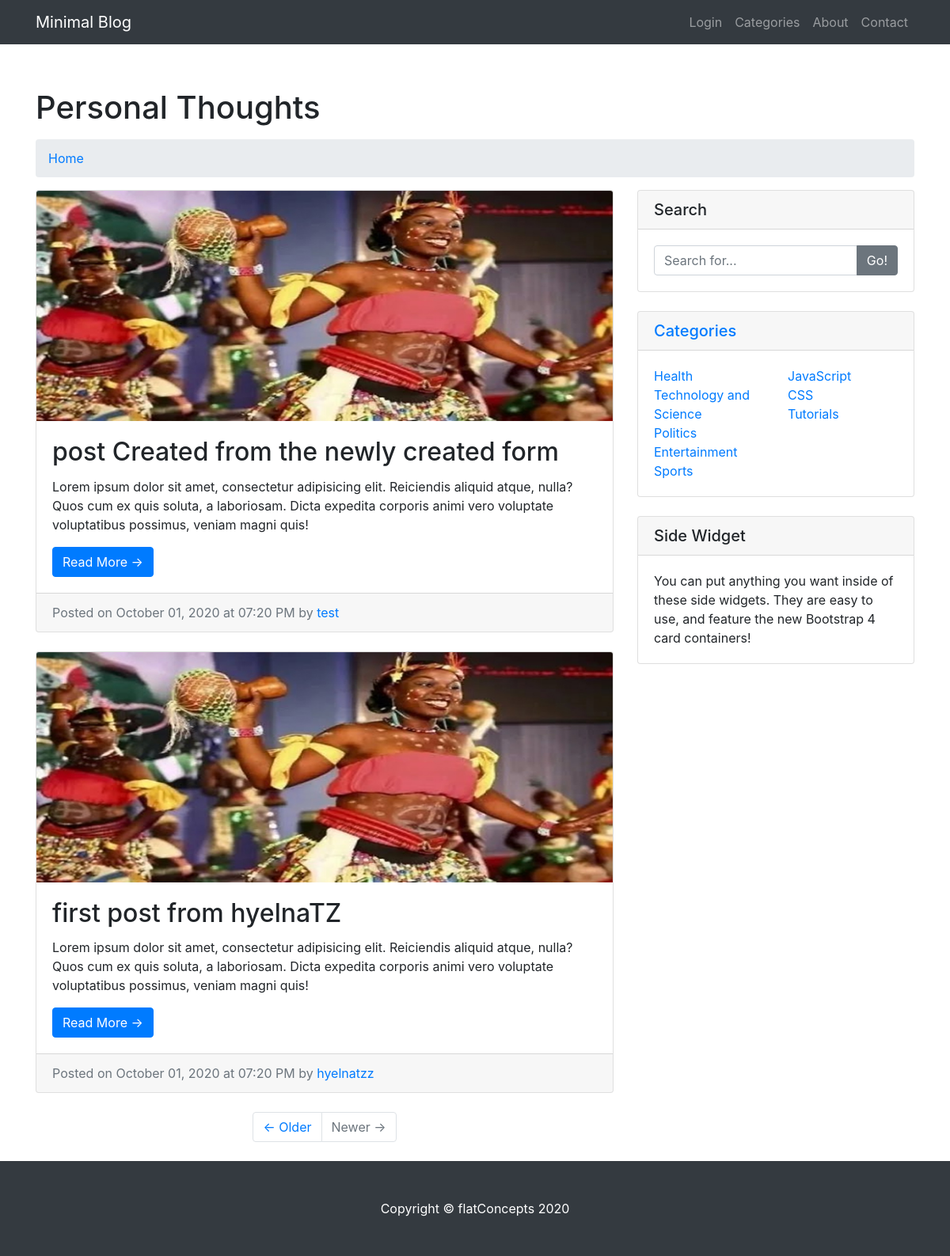
The page / on the database its author committed.
### models.py (models this page shows, shortened)
class Post(db.Model, UserMixin):
    __tablename__ = 'post'
    id = db.Column(db.Integer,
                   primary_key=True)
    title = db.Column(db.String(200),
                      nullable=False,
                      unique=False)
    subtitle = db.Column(db.String(200),
                         unique=False,
                         nullable=True)
    body = db.Column(db.Text,
                     unique=False,
                     nullable=False)
    date_created = db.Column(db.String,
                             nullable=False,
                             default=datetime.now())
    tags = db.Column(db.String(50),
                     unique=False,
                     nullable=True)
    author_id = db.Column(db.Integer,
                          db.ForeignKey('users.id'),
                          nullable=False)
    category_id = db.Column(db.Integer,
                            db.ForeignKey('categories.id'),
                            nullable=False)
    published = db.Column(db.Boolean, default=False, nullable=False)

class User(db.Model, UserMixin):
    __tablename__ = 'users'
    id = db.Column(db.Integer,
                   primary_key=True)
    username = db.Column(db.String(20),
                         nullable=False,
                         unique=True)
    email = db.Column(db.String(40),
                      unique=True,
                      nullable=False)
    full_name = db.Column(db.String(100),
                          unique=False,
                          nullable=False)
    dob = db.Column(db.String,
                          unique=False,
                          nullable=False)
    bio = db.Column(db.String(500),
                          unique=False,
                          nullable=False)
    password = db.Column(db.String(200),
                         unique=False,
                         nullable=False)
    date_registered = db.Column(db.String,
                                nullable = False,
                                default=datetime.now())
    posts = db.relationship('Post', backref=db.backref('author'))

class Category(db.Model, UserMixin):
    __tablename__ = 'categories'
    id = db.Column(db.Integer,
                   primary_key=True)
    name = db.Column(db.String,
                     nullable=False,
                     unique=True)
    description = db.Column(db.Text,
                            unique=False,
                            nullable=False)
    members = db.relationship('Post', backref=db.backref('category'))

### app.py (the view)
@app.route('/', methods=['GET','POST'])
def index():
    categories = Category.query.all()
    posts = Post.query.filter_by(published=1)
    d = {i.id:format_date(i.date_created) for i in posts}
    return render_template('index.html', current_user=current_user, categories=categories, posts=posts, times = d)

### app.py (called while the page is built)
def format_date(t):
    t = datetime.strptime(t[:-7], '%Y-%m-%d %H:%M:%S%f')
    f_t = datetime.strftime(t, '%B %d, %Y at %I:%M %p')
    return f_t

### templates/index.html
{% extends 'base.html' %}
{% block content %}
    <div class="container" style="margin-top: 56px;">
        <h1 class="mt-4 mb-3">Personal Thoughts
        </h1>
        <ol class="breadcrumb">
            <li class="breadcrumb-item">
                <a href="index.html">Home</a>
            </li>
        </ol>
        <div class="row">
            <div class="col-md-8">
                {% for post in posts %}
                    <div class="card mb-4">
                        <img class="card-img-top" src="{{ url_for('static', filename='img/p.jpg') }}" alt="Card image cap">
                        <div class="card-body">
                            <h2 class="card-title">{{ post.title }}</h2>
                            <p class="card-text">Lorem ipsum dolor sit amet, consectetur adipisicing elit. Reiciendis aliquid
                                atque, nulla? Quos cum ex quis soluta, a laboriosam. Dicta expedita corporis animi vero
                                voluptate voluptatibus possimus, veniam magni quis!</p>
                            <a href="/post/{{post.id}}" class="btn btn-primary">Read More &rarr;</a>
                        </div>
                        <div class="card-footer text-muted">
                            Posted on {{ times[post.id] }} by
                            <a href="#">{{post.author.username}}</a>
                        </div>
                    </div>
                 {% endfor %}
                <ul class="pagination justify-content-center mb-4">
                    <li class="page-item">
                        <a class="page-link" href="#">&larr; Older</a>
                    </li>
                    <li class="page-item disabled">
                        <a class="page-link" href="#">Newer &rarr;</a>
                    </li>
                </ul>
            </div>
            <div class="col-md-4">
                <div class="card mb-4">
                    <h5 class="card-header">Search</h5>
                    <div class="card-body">
                        <div class="input-group">
                            <input type="text" class="form-control" placeholder="Search for...">
                            <span class="input-group-append">
                                <button class="btn btn-secondary" type="button">Go!</button>
                            </span>
                        </div>
                    </div>
                </div>
                <div class="card my-4">
                    <h5 class="card-header"> <a href="/categories">Categories</a> </h5>
                    <div class="card-body">
                        <div class="row">
                            <div class="col-lg-6">
                                     <ul class="list-unstyled mb-0">
                                         {% for category in categories %}
                                         <li>
                                             <a href="/category/{{category.id}}">{{ category.name }}</a>
                                         </li>
                                         {% endfor %}
                                    </ul>
                            </div>
                            <div class="col-lg-6">
                                <ul class="list-unstyled mb-0">
                                    <li>
                                        <a href="#">JavaScript</a>
                                    </li>
                                    <li>
                                        <a href="#">CSS</a>
                                    </li>
                                    <li>
                                        <a href="#">Tutorials</a>
                                    </li>
                                </ul>
                            </div>
                        </div>
                    </div>
                </div>
                <div class="card my-4">
                    <h5 class="card-header">Side Widget</h5>
                    <div class="card-body">
                        You can put anything you want inside of these side widgets. They are easy to use, and feature the
                        new Bootstrap 4 card containers!
                    </div>
                </div>
            </div>
        </div>
    </div>
{% endblock content %}

### static/css/main.css (style rules this page uses)
body { padding-top: 56px; }

### rows shown on the page
Post: title "post Created from the newly created form", id "October 01, 2020 at 07:20 PM", author.username "test"
Post: title "first post from hyelnaTZ", id "October 01, 2020 at 07:20 PM", author.username "hyelnatzz"
Category: name "Health"
Category: name "Technology and Science"
Category: name "Politics"
Category: name "Entertainment"
Category: name "Sports"
